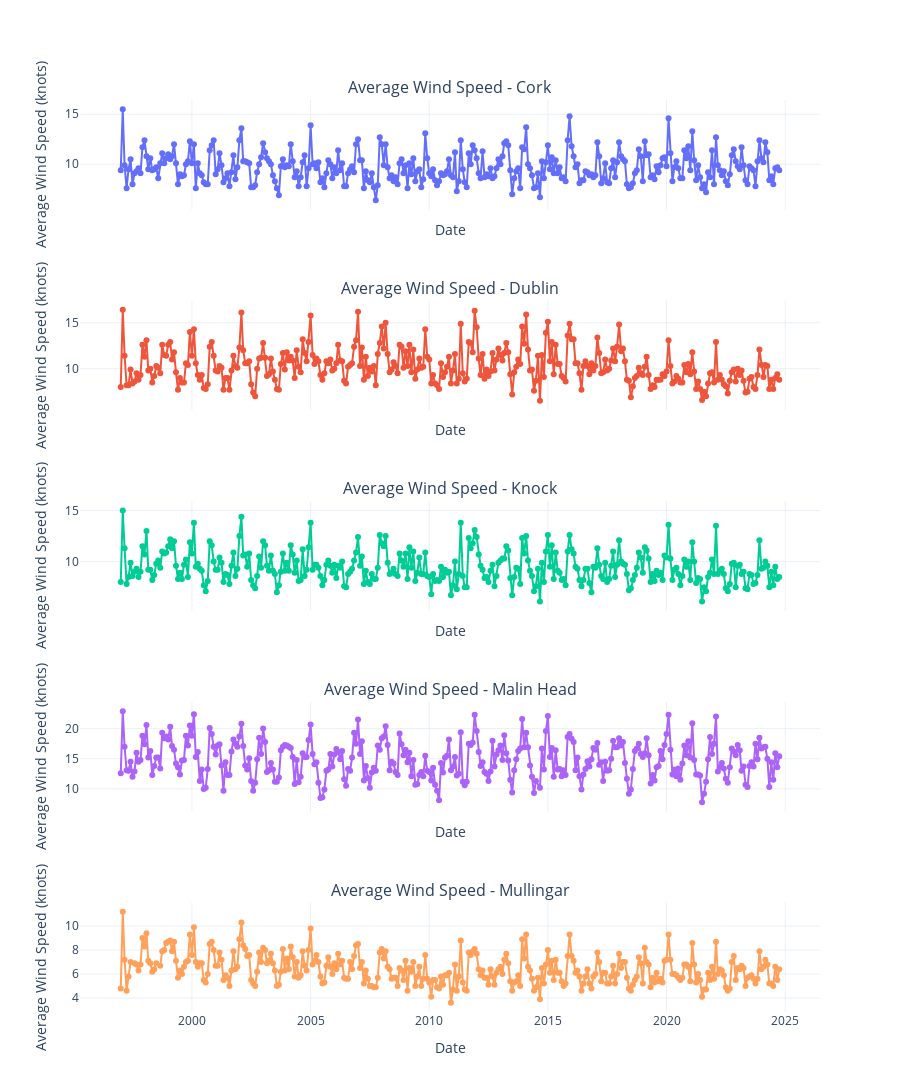

The code cell stored with this chart in its notebook:
### Markdown cell above
#### **Line Plot with Markers Showing the Monthly Mean Wind Speed for Each Location**

### Code cell
# Extract relevant columns and create a copy to avoid modifying the original DataFrame
monthly_wind_speed_data = cleaned_weather_records[['Location', 'year', 'month', 'wdsp']].copy()

# Add a 'date' column and convert to datetime
monthly_wind_speed_data['date'] = pd.to_datetime(
    monthly_wind_speed_data[['year', 'month']].assign(day=1)
)

# Create subplots for each location
locations = monthly_wind_speed_data['Location'].unique()
fig = make_subplots(
    rows=len(locations), cols=1, shared_xaxes=True,
    subplot_titles=[f"Average Wind Speed - {loc}" for loc in locations]
)

# Plot wind speed trends for each location
for i, location in enumerate(locations):
    fig.add_trace(
        go.Scatter(
            x=monthly_wind_speed_data[monthly_wind_speed_data['Location'] == location]['date'],
            y=monthly_wind_speed_data[monthly_wind_speed_data['Location'] == location]['wdsp'],
            mode='lines+markers',
            name=location
        ),
        row=i + 1, col=1
    )

# Configure figure layout and shared axis settings
fig.update_layout(
    height=300 * len(locations),
    
    template="plotly_white",
    showlegend=False
)
fig.update_xaxes(title_text="Date")
fig.update_yaxes(title_text="Average Wind Speed (knots)")

# Render the final plot
fig.show()

### Figure 1 — Plotly figure (JSON) as saved in the notebook; plotly's stock layout.template omitted (floating-point values rounded to 4 significant figures; data arrays with more than 128 entries replaced by an {"elided": "..."} marker saying what was removed)
{"data": [{"mode": "lines+markers", "name": "Cork", "type": "scatter", "x": {"elided": "334 str values"}, "xaxis": "x", "y": {"elided": "334 float values"}, "yaxis": "y"}, {"mode": "lines+markers", "name": "Dublin", "type": "scatter", "x": {"elided": "334 str values"}, "xaxis": "x2", "y": {"elided": "334 float values"}, "yaxis": "y2"}, {"mode": "lines+markers", "name": "Knock", "type": "scatter", "x": {"elided": "334 str values"}, "xaxis": "x3", "y": {"elided": "334 float values"}, "yaxis": "y3"}, {"mode": "lines+markers", "name": "Malin Head", "type": "scatter", "x": {"elided": "333 str values"}, "xaxis": "x4", "y": {"elided": "333 float values"}, "yaxis": "y4"}, {"mode": "lines+markers", "name": "Mullingar", "type": "scatter", "x": {"elided": "332 str values"}, "xaxis": "x5", "y": {"elided": "332 float values"}, "yaxis": "y5"}], "layout": {"annotations": [{"font": {"size": 16}, "showarrow": false, "text": "Average Wind Speed - Cork", "x": 0.5, "xanchor": "center", "xref": "paper", "y": 1, "yanchor": "bottom", "yref": "paper"}, {"font": {"size": 16}, "showarrow": false, "text": "Average Wind Speed - Dublin", "x": 0.5, "xanchor": "center", "xref": "paper", "y": 0.78, "yanchor": "bottom", "yref": "paper"}, {"font": {"size": 16}, "showarrow": false, "text": "Average Wind Speed - Knock", "x": 0.5, "xanchor": "center", "xref": "paper", "y": 0.56, "yanchor": "bottom", "yref": "paper"}, {"font": {"size": 16}, "showarrow": false, "text": "Average Wind Speed - Malin Head", "x": 0.5, "xanchor": "center", "xref": "paper", "y": 0.34, "yanchor": "bottom", "yref": "paper"}, {"font": {"size": 16}, "showarrow": false, "text": "Average Wind Speed - Mullingar", "x": 0.5, "xanchor": "center", "xref": "paper", "y": 0.12, "yanchor": "bottom", "yref": "paper"}], "height": 1500, "showlegend": false, "xaxis": {"anchor": "y", "domain": [0, 1], "matches": "x5", "showticklabels": false, "title": {"text": "Date"}}, "xaxis2": {"anchor": "y2", "domain": [0, 1], "matches": "x5", "showticklabels": false, "title": {"text": "Date"}}, "xaxis3": {"anchor": "y3", "domain": [0, 1], "matches": "x5", "showticklabels": false, "title": {"text": "Date"}}, "xaxis4": {"anchor": "y4", "domain": [0, 1], "matches": "x5", "showticklabels": false, "title": {"text": "Date"}}, "xaxis5": {"anchor": "y5", "domain": [0, 1], "title": {"text": "Date"}}, "yaxis": {"anchor": "x", "domain": [0.88, 1], "title": {"text": "Average Wind Speed (knots)"}}, "yaxis2": {"anchor": "x2", "domain": [0.66, 0.78], "title": {"text": "Average Wind Speed (knots)"}}, "yaxis3": {"anchor": "x3", "domain": [0.44, 0.56], "title": {"text": "Average Wind Speed (knots)"}}, "yaxis4": {"anchor": "x4", "domain": [0.22, 0.34], "title": {"text": "Average Wind Speed (knots)"}}, "yaxis5": {"anchor": "x5", "domain": [0, 0.12], "title": {"text": "Average Wind Speed (knots)"}}}}
